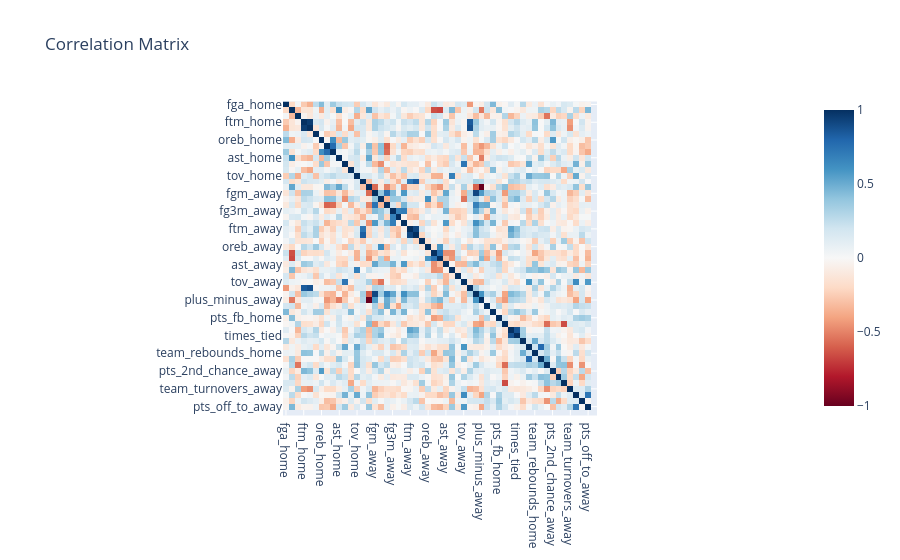

The notebook cell this image was saved under:
### Code cell
fig = px.imshow(
    corr,
    text_auto=True,
    color_continuous_scale="RdBu",
    zmin=-1,
    zmax=1,
    title="Correlation Matrix"
)

fig.show()

### Figure 1 — Plotly figure (JSON) as saved in the notebook; plotly's stock layout.template omitted (floating-point values rounded to 4 significant figures; data arrays with more than 128 entries replaced by an {"elided": "..."} marker saying what was removed)
{"data": [{"coloraxis": "coloraxis", "hovertemplate": "x: %{x}<br>y: %{y}<br>color: %{z}<extra></extra>", "name": "0", "texttemplate": "%{z}", "type": "heatmap", "x": ["fga_home", "fg_pct_home", "fg3a_home", "ftm_home", "fta_home", "ft_pct_home", "oreb_home", "dreb_home", "reb_home", "ast_home", "stl_home", "blk_home", "tov_home", "pf_home", "plus_minus_home", "fgm_away", "fga_away", "fg_pct_away", "fg3m_away", "fg3a_away", "fg3_pct_away", "ftm_away", "fta_away", "ft_pct_away", "oreb_away", "dreb_away", "reb_away", "ast_away", "stl_away", "blk_away", "tov_away", "pf_away", "pts_away", "plus_minus_away", "pts_paint_home", "pts_2nd_chance_home", "pts_fb_home", "largest_lead_home", "lead_changes", "times_tied", "team_turnovers_home", "total_turnovers_home", "team_rebounds_home", "pts_off_to_home", "pts_paint_away", "pts_2nd_chance_away", "pts_fb_away", "largest_lead_away", "team_turnovers_away", "total_turnovers_away", "team_rebounds_away", "pts_off_to_away", "attendance"], "xaxis": "x", "y": ["fga_home", "fg_pct_home", "fg3a_home", "ftm_home", "fta_home", "ft_pct_home", "oreb_home", "dreb_home", "reb_home", "ast_home", "stl_home", "blk_home", "tov_home", "pf_home", "plus_minus_home", "fgm_away", "fga_away", "fg_pct_away", "fg3m_away", "fg3a_away", "fg3_pct_away", "ftm_away", "fta_away", "ft_pct_away", "oreb_away", "dreb_away", "reb_away", "ast_away", "stl_away", "blk_away", "tov_away", "pf_away", "pts_away", "plus_minus_away", "pts_paint_home", "pts_2nd_chance_home", "pts_fb_home", "largest_lead_home", "lead_changes", "times_tied", "team_turnovers_home", "total_turnovers_home", "team_rebounds_home", "pts_off_to_home", "pts_paint_away", "pts_2nd_chance_away", "pts_fb_away", "largest_lead_away", "team_turnovers_away", "total_turnovers_away", "team_rebounds_away", "pts_off_to_away", "attendance"], "yaxis": "y", "z": {"elided": "53x53 float values"}}], "layout": {"coloraxis": {"cmax": 1, "cmin": -1, "colorscale": [[0, "rgb(103,0,31)"], [0.1, "rgb(178,24,43)"], [0.2, "rgb(214,96,77)"], [0.3, "rgb(244,165,130)"], [0.4, "rgb(253,219,199)"], [0.5, "rgb(247,247,247)"], [0.6, "rgb(209,229,240)"], [0.7, "rgb(146,197,222)"], [0.8, "rgb(67,147,195)"], [0.9, "rgb(33,102,172)"], [1, "rgb(5,48,97)"]]}, "title": {"text": "Correlation Matrix"}, "xaxis": {"anchor": "y", "constrain": "domain", "domain": [0, 1], "scaleanchor": "y"}, "yaxis": {"anchor": "x", "autorange": "reversed", "constrain": "domain", "domain": [0, 1]}}}
